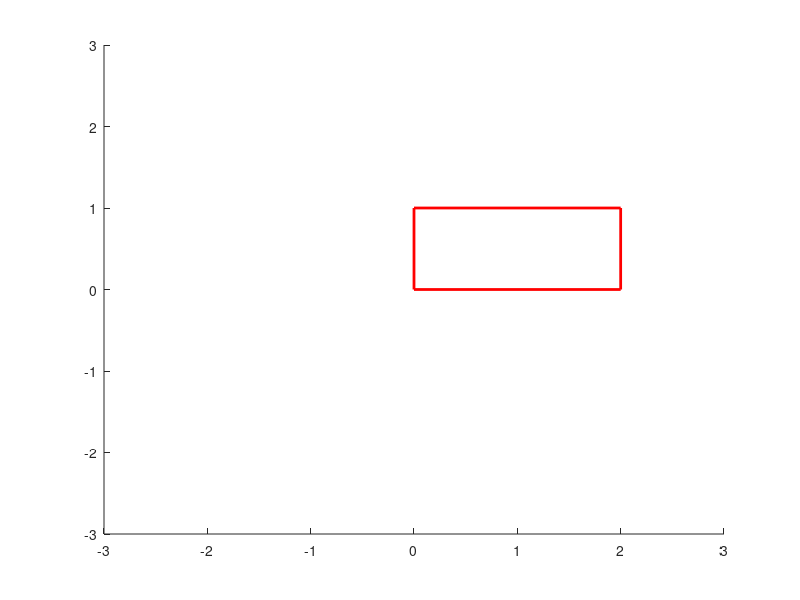

The MATLAB source for this figure:
close all
clc

%% Define object limits:

total_lim = 3;
min_lims = [0,0];
max_lims = [2,1];
rectangle('Position',[min_lims max_lims-min_lims],'EdgeColor','r','LineWidth',2)
xlim([-total_lim,total_lim])
ylim([-total_lim,total_lim])

x = -total_lim:0.1:total_lim;
y = x;
[u,v] = meshgrid(x,y);



L = linspace(0,2*pi,5);
xv = cos(L)';
yv = sin(L)';
in = inpolygon(0,0,xv,yv)